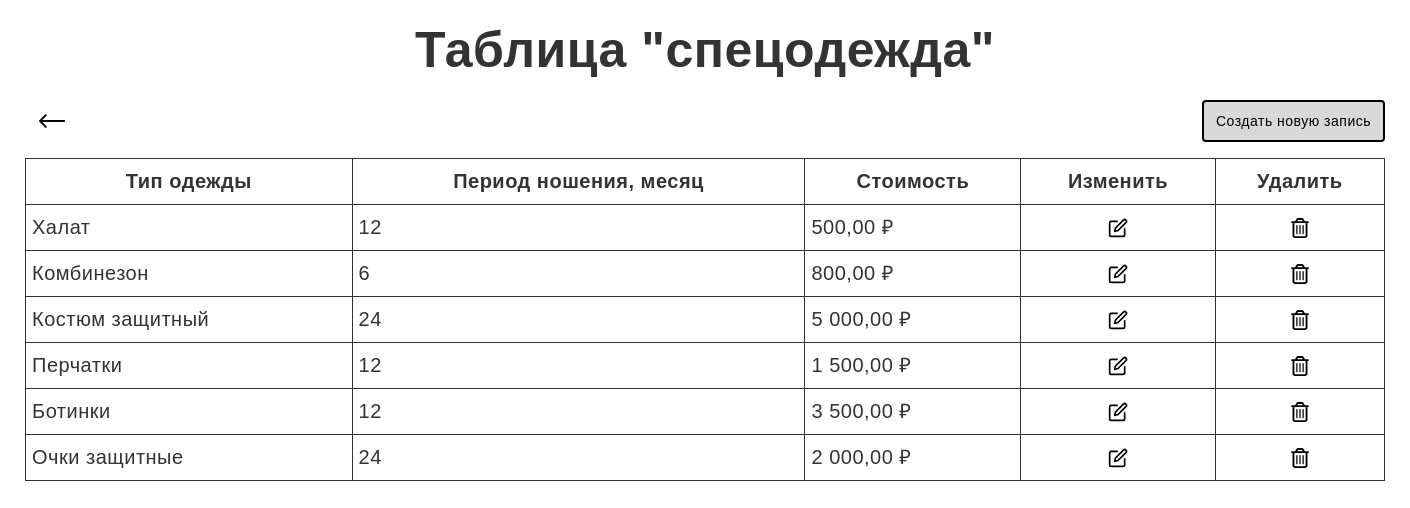
Screenshot of /tables/specialClothing/index.php with the database file from the repository.
### tables this page shows
CREATE TABLE `special_clothing` (
  `id` int NOT NULL AUTO_INCREMENT,
  `clothing_type` varchar(255) DEFAULT NULL,
  `wearing_period_months` int DEFAULT NULL,
  `unit_cost` float DEFAULT NULL,
  PRIMARY KEY (`id`)
);

### tables/specialClothing/index.php (the view, shortened to what this page needs)
<!DOCTYPE html>
<html lang="ru">
<head>
    <link rel="stylesheet" href="/styles/styles.css">
    <link rel="stylesheet" href="/styles/tables/index.css"></head>
<body>
<section class="tableSection">
    <h1 class="pageTitle">Таблица "спецодежда"</h1>
    <div class="buttonWrapper">
        <a class="backLinkButton" href="../">
            <img src='/public/icon/back-icon.svg' width='30' height='30' alt='изменить'>
        </a>
        <a class="button" href="create.php">Создать новую запись</a>
    </div>
<?php
$mysqli = connectToDatabase();
$sql = "SELECT * FROM SPECIAL_CLOTHING";
$result = mysqli_query($mysqli, $sql);
if (mysqli_num_rows($result) > 0) {
    echo "<table class='table'>
            <tr>
                <th>Тип одежды</th>
                <th>Период ношения, месяц</th>
                <th>Стоимость</th>
                <th>Изменить</th>
                <th>Удалить</th>
            </tr>";
    while ($row = mysqli_fetch_assoc($result)) {
        $costInRubles = number_format($row['unit_cost'], 2, ',', ' ') . ' ₽';
        echo "<tr>
                <td>" . $row['clothing_type'] . "</td>
                <td>" . $row['wearing_period_months'] . "</td>
                <td>" . $costInRubles . "</td>
                <td>
                    <a class='iconButton' href='edit.php?id=" . $row['id'] . "'>
                        <img src='/public/icon/edit-icon.svg' width='20' height='20' alt='изменить'>
                    </a>
                </td>
                <td>
                    <a class='iconButton' href='delete.php?id=" . $row['id'] . "'>
                        <img src='/public/icon/delete-icon.svg' width='20' height='20' alt='удалить'>
                    </a>
                </td>
                </tr>";
    }
    echo "</table>";
}
?>
</section>
</body>
</html>

### styles/styles.css (style rules this page uses)
html, body { height: 100%; }
body { background-color: #fff; padding: 0; margin: 0; color: #333; font-size: 20px; min-width: 320px; position: relative; line-height: 1.65; overflow-x: hidden; }
img { max-width: 100%; }

### styles/tables/index.css (style rules this page uses)
.tableSection { padding: 10px 20px 60px; margin: 0 auto; width: 1400px; }
.pageTitle { margin: 10px auto 20px; font-size: 50px; line-height: 60px; text-align: center; }
.buttonWrapper { display: flex; justify-content: space-between; margin: 0 0 16px; }
.button { display: flex; padding: 6px 12px; justify-content: center; align-items: center; font-size: 14px; line-height: 18px; color: #000; text-align: center; background-color: #d9d9d9;; border: 2px solid #000; border-radius: 4px; text-decoration: none; }
.backLinkButton { display: flex; justify-content: center; align-items: center; background-color: transparent; border: none; padding: 6px 12px; }
.table { border-collapse: collapse; min-width: 100%; }
.table th, .table td { padding: 6px; border: 1px solid; }
.iconButton { display: flex; justify-content: center; align-items: center; }

### rows the page displays
special_clothing: clothing_type "Халат", wearing_period_months "12", unit_cost "500,00 ₽"
special_clothing: clothing_type "Комбинезон", wearing_period_months "6", unit_cost "800,00 ₽"
special_clothing: clothing_type "Костюм защитный", wearing_period_months "24", unit_cost "5 000,00 ₽"
special_clothing: clothing_type "Перчатки", wearing_period_months "12", unit_cost "1 500,00 ₽"
special_clothing: clothing_type "Ботинки", wearing_period_months "12", unit_cost "3 500,00 ₽"
special_clothing: clothing_type "Очки защитные", wearing_period_months "24", unit_cost "2 000,00 ₽"
